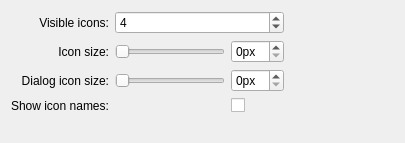
<?xml version="1.0" encoding="UTF-8"?>
<ui version="4.0">
 <class>quicklaunchConfig</class>
 <widget class="QWidget" name="quicklaunchConfig">
  <property name="geometry">
   <rect>
    <x>0</x>
    <y>0</y>
    <width>405</width>
    <height>143</height>
   </rect>
  </property>
  <property name="windowTitle">
   <string>Configure QuickLaunch</string>
  </property>
  <layout class="QGridLayout">
   <item row="0" column="0">
    <widget class="QLabel" name="label">
     <property name="text">
      <string>Visible icons:</string>
     </property>
     <property name="alignment">
      <set>Qt::AlignRight|Qt::AlignTrailing|Qt::AlignVCenter</set>
     </property>
    </widget>
   </item>
   <item row="2" column="3">
    <spacer name="horizontalSpacer">
     <property name="orientation">
      <enum>Qt::Horizontal</enum>
     </property>
     <property name="sizeHint" stdset="0">
      <size>
       <width>40</width>
       <height>20</height>
      </size>
     </property>
    </spacer>
   </item>
   <item row="5" column="0">
    <spacer name="verticalSpacer">
     <property name="orientation">
      <enum>Qt::Vertical</enum>
     </property>
     <property name="sizeHint" stdset="0">
      <size>
       <width>20</width>
       <height>40</height>
      </size>
     </property>
    </spacer>
   </item>
   <item row="2" column="1">
    <widget class="QSlider" name="iconSizeSlider">
     <property name="orientation">
      <enum>Qt::Horizontal</enum>
     </property>
    </widget>
   </item>
   <item row="2" column="0">
    <widget class="QLabel" name="label_2">
     <property name="text">
      <string>Icon size:</string>
     </property>
     <property name="alignment">
      <set>Qt::AlignRight|Qt::AlignTrailing|Qt::AlignVCenter</set>
     </property>
    </widget>
   </item>
   <item row="2" column="2">
    <widget class="KIntSpinBox" name="iconSizeSpin">
     <property name="suffix">
      <string>px</string>
     </property>
    </widget>
   </item>
   <item row="0" column="1" colspan="2">
    <widget class="KIntSpinBox" name="icons">
     <property name="sizePolicy">
      <sizepolicy hsizetype="Expanding" vsizetype="Fixed">
       <horstretch>0</horstretch>
       <verstretch>0</verstretch>
      </sizepolicy>
     </property>
     <property name="specialValueText">
      <string>Unlimited</string>
     </property>
     <property name="minimum">
      <number>-1</number>
     </property>
     <property name="value">
      <number>4</number>
     </property>
    </widget>
   </item>
   <item row="3" column="1">
    <widget class="QSlider" name="dialogIconSizeSlider">
     <property name="orientation">
      <enum>Qt::Horizontal</enum>
     </property>
    </widget>
   </item>
   <item row="3" column="0">
    <widget class="QLabel" name="label_3">
     <property name="text">
      <string>Dialog icon size:</string>
     </property>
     <property name="alignment">
      <set>Qt::AlignRight|Qt::AlignTrailing|Qt::AlignVCenter</set>
     </property>
    </widget>
   </item>
   <item row="3" column="2">
    <widget class="KIntSpinBox" name="dialogIconSizeSpin">
     <property name="suffix">
      <string>px</string>
     </property>
    </widget>
   </item>
   <item row="4" column="0">
    <widget class="QLabel" name="label_4">
     <property name="text">
      <string>Show icon names:</string>
     </property>
    </widget>
   </item>
   <item row="4" column="2">
    <widget class="QCheckBox" name="iconNamesCheckBox">
     <property name="text">
      <string/>
     </property>
    </widget>
   </item>
  </layout>
 </widget>
 <customwidgets>
  <customwidget>
   <class>KIntSpinBox</class>
   <extends>QSpinBox</extends>
   <header>knuminput.h</header>
  </customwidget>
 </customwidgets>
 <resources/>
 <connections>
  <connection>
   <sender>iconSizeSlider</sender>
   <signal>valueChanged(int)</signal>
   <receiver>iconSizeSpin</receiver>
   <slot>setValue(int)</slot>
   <hints>
    <hint type="sourcelabel">
     <x>134</x>
     <y>43</y>
    </hint>
    <hint type="destinationlabel">
     <x>225</x>
     <y>43</y>
    </hint>
   </hints>
  </connection>
  <connection>
   <sender>iconSizeSpin</sender>
   <signal>valueChanged(int)</signal>
   <receiver>iconSizeSlider</receiver>
   <slot>setValue(int)</slot>
   <hints>
    <hint type="sourcelabel">
     <x>225</x>
     <y>43</y>
    </hint>
    <hint type="destinationlabel">
     <x>134</x>
     <y>43</y>
    </hint>
   </hints>
  </connection>
  <connection>
   <sender>dialogIconSizeSlider</sender>
   <signal>valueChanged(int)</signal>
   <receiver>dialogIconSizeSpin</receiver>
   <slot>setValue(int)</slot>
   <hints>
    <hint type="sourcelabel">
     <x>134</x>
     <y>71</y>
    </hint>
    <hint type="destinationlabel">
     <x>225</x>
     <y>71</y>
    </hint>
   </hints>
  </connection>
  <connection>
   <sender>dialogIconSizeSpin</sender>
   <signal>valueChanged(int)</signal>
   <receiver>dialogIconSizeSlider</receiver>
   <slot>setValue(int)</slot>
   <hints>
    <hint type="sourcelabel">
     <x>225</x>
     <y>71</y>
    </hint>
    <hint type="destinationlabel">
     <x>134</x>
     <y>71</y>
    </hint>
   </hints>
  </connection>
 </connections>
</ui>
